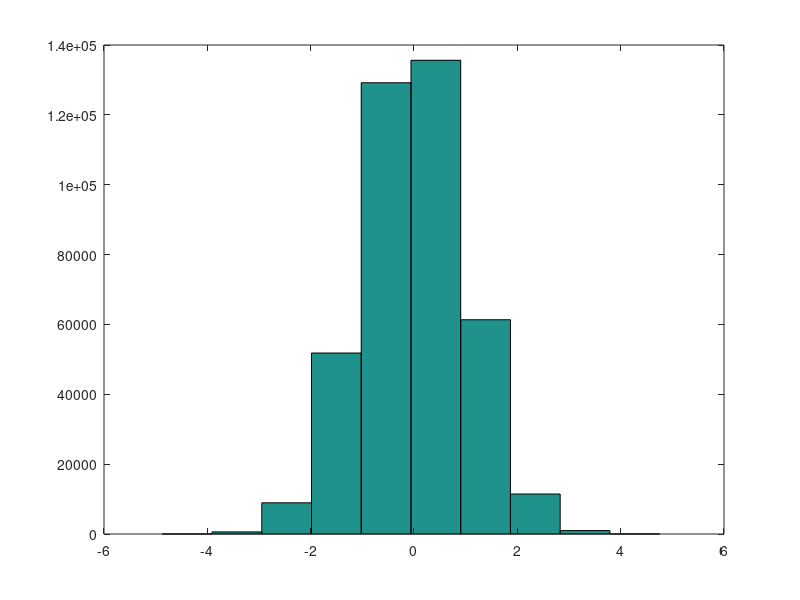

Recreate this plot in MATLAB. (Note: this script raises an error after producing the figure.)
clc; clear all;

%n = 40;
%n = 4000;
n = 400000;
%n = 4000000;

%X variabila aleatoare
X = randn( n, 1 );                         %realizari ale unei variabile aleatoare 
                                           %cu distributie gaussiana 

hist( X );                                 %histograma
hold on;
[ f, Xi ] = ksdensity( X );                %densitatea de probabilitate

f = f * n;                                 %densitatea se inmulteste cu N pentru a avea aceeasi scara
plot( Xi, f );                         
hold off
title('Tema 5 - distributie gaussiana');